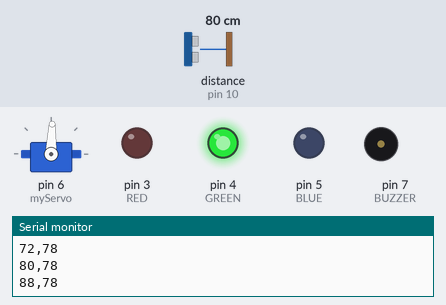
Simulated run of this sketch. Board: Arduino Uno, built with avr-gcc and run on an emulated ATmega328P. Shown: servo, output pins drawn as LEDs (lit = HIGH), buzzer (waves = sounding, pin HIGH), the last lines printed to the serial monitor. Wiring (inferred from the names in the program): ultrasonic range finder: trigger pin 9; echo pin 10. The test bench sets the inputs (shaded band); at power-on: distance to the obstacle (sensor on pin 10) 80 cm. The echo pulse lasts 58.3 µs per cm; pins used as bus, display or sensor lines are not drawn.

Above: at 1.2 s.
1.3 s: distance to the obstacle (sensor on pin 10) set to 60 cm
4.3 s: distance to the obstacle (sensor on pin 10) set to 2 cm
At 4.45 s:
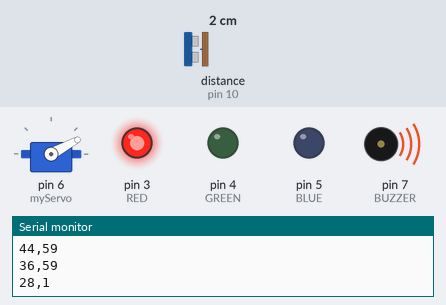
7.3 s: distance to the obstacle (sensor on pin 10) set to 35 cm
At 7.48 s:
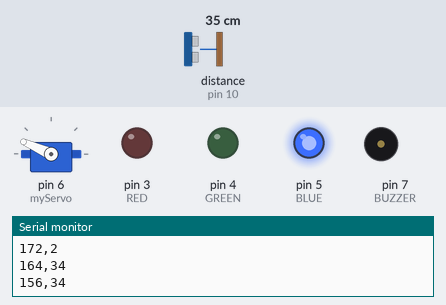
10.3 s: distance to the obstacle (sensor on pin 10) set to 4 cm
At 10.46 s:
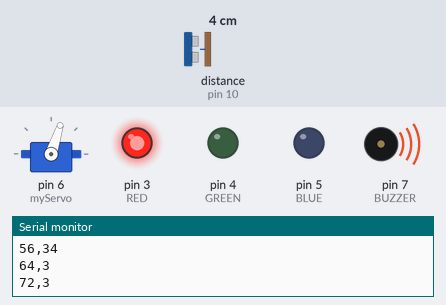
13.3 s: distance to the obstacle (sensor on pin 10) set to 120 cm
At 13.5 s:
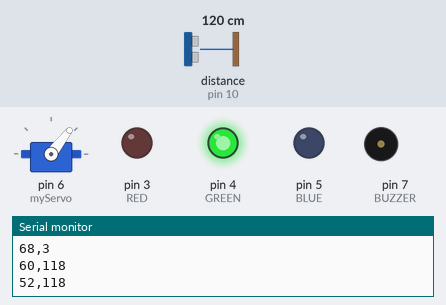
16.3 s: distance to the obstacle (sensor on pin 10) set to 250 cm
Timing chart, 0 to 20.3 s (numbered marks = the images above; inputs shaded):
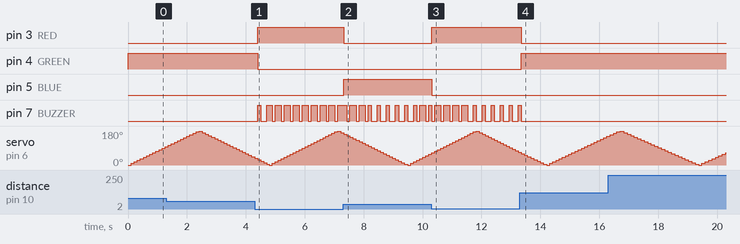

Measured:
- after the input at 4.3 s, pin 3 (RED): LOW → HIGH after 0.10 s; pin 4 (GREEN): HIGH → LOW after 0.10 s; pin 7 (BUZZER): goes HIGH 0.10 s, LOW 0.20 s, 8 × (HIGH 0.20 s, LOW 0.10 s), then HIGH, starting after 0.10 s
- after the input at 7.3 s, pin 3 (RED): HIGH → LOW at once; pin 5 (BLUE): LOW → HIGH at once
- after the input at 10.3 s, pin 3 (RED): LOW → HIGH at once; pin 5 (BLUE): HIGH → LOW at once
- after the input at 13.3 s, pin 3 (RED): HIGH → LOW after 0.05 s; pin 4 (GREEN): LOW → HIGH after 0.05 s; pin 7 (BUZZER): goes on until 13.4 s, then stays LOW

The sketch:

voltage_test.ino
```cpp
#include <Servo.h>

#define TRIG 9
#define ECHO 10

#define RED 3
#define GREEN 4
#define BLUE 5

#define BUZZER 7

Servo myServo;

long duration;
int distance;

void setup() {
  pinMode(TRIG, OUTPUT);
  pinMode(ECHO, INPUT);

  pinMode(RED, OUTPUT);
  pinMode(GREEN, OUTPUT);
  pinMode(BLUE, OUTPUT);

  pinMode(BUZZER, OUTPUT);

  myServo.attach(6);

  Serial.begin(9600);
}

int getDistance() {
  digitalWrite(TRIG, LOW);
  delayMicroseconds(2);
  digitalWrite(TRIG, HIGH);
  delayMicroseconds(10);
  digitalWrite(TRIG, LOW);

  duration = pulseIn(ECHO, HIGH, 30000);
  distance = duration * 0.034 / 2;

  return distance;
}

void handleAlert(int d) {
  if (d > 50) {
    digitalWrite(RED, LOW);
    digitalWrite(GREEN, HIGH);
    digitalWrite(BLUE, LOW);
    digitalWrite(BUZZER, LOW);
  }
  else if (d > 20) {
    digitalWrite(RED, LOW);
    digitalWrite(GREEN, LOW);
    digitalWrite(BLUE, HIGH);
    digitalWrite(BUZZER, millis() % 300 < 150);
  }
  else {
    digitalWrite(RED, HIGH);
    digitalWrite(GREEN, LOW);
    digitalWrite(BLUE, LOW);
    digitalWrite(BUZZER, millis() % 150 < 75);
  }
}

void loop() {
  for (int angle = 0; angle <= 180; angle += 8) {
    myServo.write(angle);

    int d = getDistance();

    Serial.print(angle);
    Serial.print(",");
    Serial.println(d);

    handleAlert(d);

    delay(100);
  }

  for (int angle = 180; angle >= 0; angle -= 8) {
    myServo.write(angle);

    int d = getDistance();

    Serial.print(angle);
    Serial.print(",");
    Serial.println(d);

    handleAlert(d);

    delay(100);
  }
}
```
